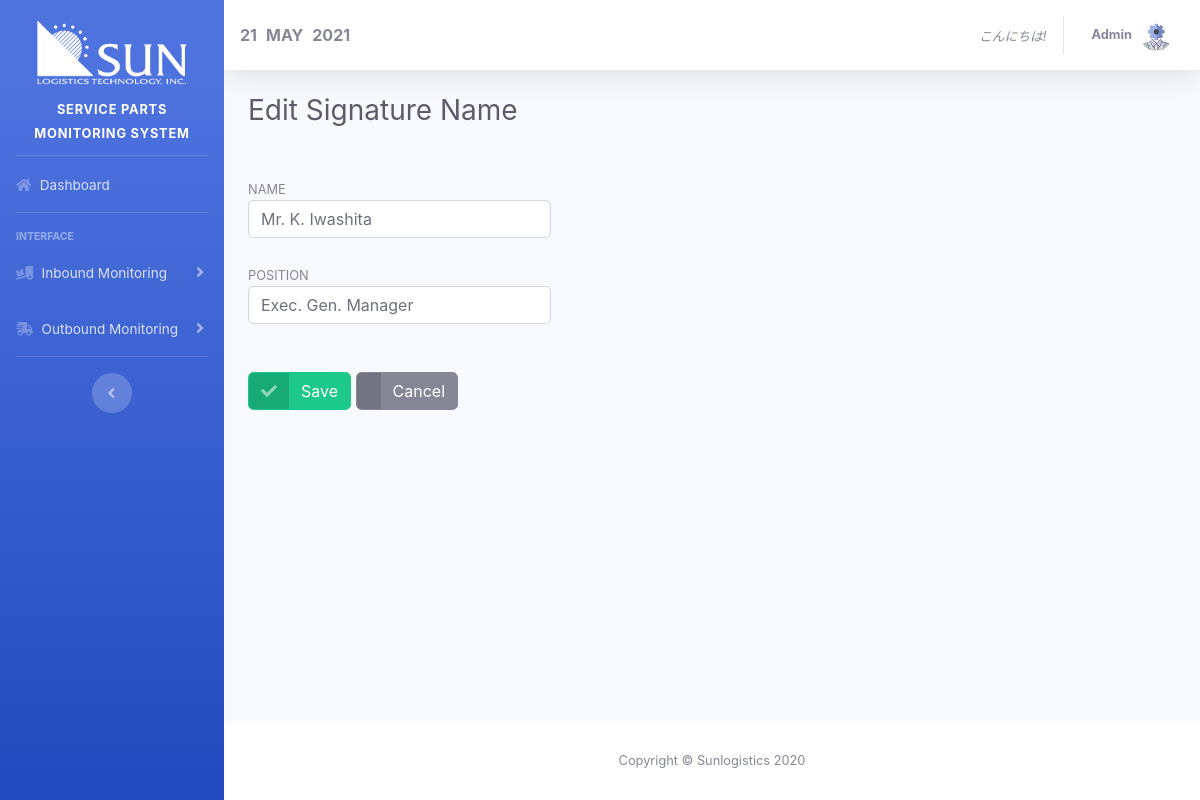
Screenshot of /editSignature.php?id=8 (signed in) with the database file from the repository.
### tables this page shows
CREATE TABLE `tbl_signature` (
  `id` int(11) NOT NULL,
  `name` varchar(55) NOT NULL,
  `position` varchar(100) NOT NULL
);

### editSignature.php (the view, shortened to what this page needs)
<?php include 'header.php'; ?>
<?php
include 'connection.php';
	$id = $_GET['id'];
	$sqlGetID = "SELECT * FROM tbl_signature WHERE id='". $id ."'";
	$getID = $conn->query($sqlGetID);
	$row = mysqli_fetch_array($getID,MYSQLI_ASSOC);
	$signatureName = $row["name"];
	$signaturePosition = $row["position"];
?>
<div class="container-fluid">
	<h1 class="h3 mb-4 text-gray-800">Edit Signature Name</h1><br>
	<div class="encodeDiv">
		<form method="post">
			<div class="form-row">
				<div class="col-md-4">
					<small>NAME</small>
					<input type="text" value="<?php echo $signatureName;?>" class="form-control" placeholder="Supplier Name" name="txtSignatureName"><br>
					<small>POSITION</small>
					<input type="text" value="<?php echo $signaturePosition;?>" class="form-control" placeholder="Position" name="txtPosition">
				</div>
			</div>
			<br><br>
			<div style="text-align: left;">
				<button name="btnSave" class="btn btn-success btn-icon-split">
					<span class="icon text-white-50">
						<i class="fas fa-check"></i>
					</span>
					<span class="text">Save</span>
				</button>
				<a href="viewSignature.php" class="btn btn-secondary btn-icon-split">
					<span class="icon text-white-50">
					</span>
					<span class="text">Cancel</span>
				</a>
			</div>
		</form>
	</div>
</div>
<?php include 'footer.php'; ?>

### rows the page displays
tbl_signature: txtSignatureName "Mr. K. Iwashita", txtPosition "Exec. Gen. Manager"

### other values shown
date("d", $timestamp) "21"
date("F", $timestamp) "MAY"
date("Y", $timestamp) "2021"
